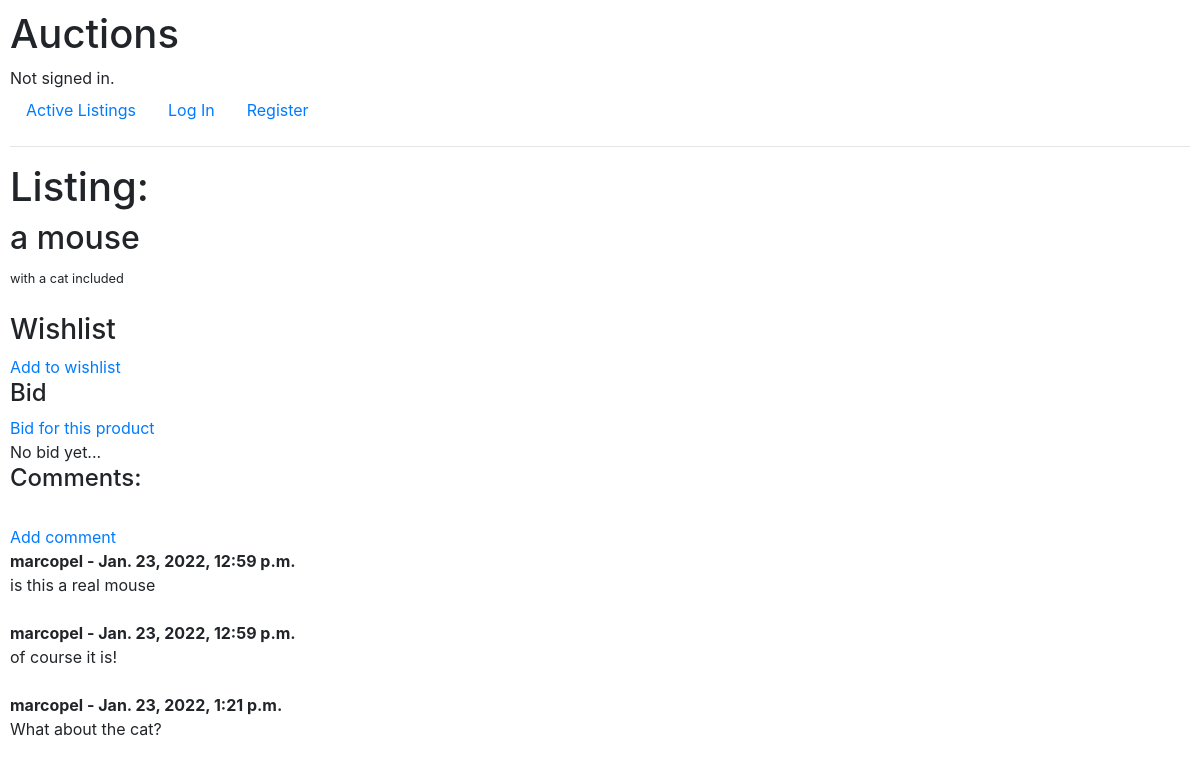
/2, run on the app's committed database.
### auctions/models.py (models this page shows, shortened)
class AuctionListing(models.Model):
    product = models.CharField(max_length=255)
    description = models.TextField(default="none")
    category = models.CharField(max_length=255)
    initial_price = models.PositiveIntegerField(default=0)
    sold = models.BooleanField(default=False)
    user = models.ForeignKey(User, on_delete=models.CASCADE)

class Comments(models.Model):
    product = models.ForeignKey(AuctionListing, related_name="comments", on_delete=models.CASCADE, default=None)
    comment = models.CharField(max_length=140 , default=None)
    author = models.ForeignKey(
        get_user_model(),
        on_delete=models.CASCADE,
        default=None,
        related_name="author"
    )
    date_added = models.DateTimeField(auto_now_add=True)

class User(AbstractUser):
    pass

### auctions/views.py (the view)
# urls.py: path("<int:listing_id>", views.listing_detail, name="listing_detail"),
def listing_detail(request, listing_id):
    listing = AuctionListing.objects.get(id=listing_id)
    return render(request, "auctions/listing_detail.html", {
        "listing": listing
    })

### auctions/templates/auctions/listing_detail.html (shortened to what this page needs)
{% extends "auctions/layout.html" %}
{% block body %}
    <h1>Listing:</h1>
    <h2>{{listing.product}} </h2>
    <small>{{listing.description}}</small>
    <br/><br/>
    <h3>Wishlist</h3>
    <a href="{% url 'wishlist_add' listing.pk %}">Add to wishlist</a>
    <br/>
    <h4>Bid</h4>
    <a href="{% url 'bid_add' listing.pk %}">Bid for this product</a>
    <br/>
    {% if not listing.bid.all %}
        No bid yet...
    {% endif %}
    <h4> Comments: </h4>
    <br/>
   <a href="{% url 'comment_add' listing.pk %}">Add comment</a>
    <br/>
    {% if not listing.comments.all %}
        No comments yet...
    {% else %}
        {% for comment in listing.comments.all %}
        <strong>
            {{comment.author}} - {{comment.date_added}}
        </strong>
        <br/>
        {{ comment.comment }}
        <br/><br/>
        {% endfor %}
    {% endif %}
{% endblock %}

### auctions/static/auctions/styles.css (style rules this page uses)
body { padding: 10px; }

### data on the page
AuctionListing: product "a mouse", description "with a cat included"
Comments: author "marcopel", date_added "Jan. 23, 2022, 12:59 p.m.", comment "is this a real mouse"
Comments: author "marcopel", date_added "Jan. 23, 2022, 12:59 p.m.", comment "of course it is!"
Comments: author "marcopel", date_added "Jan. 23, 2022, 1:21 p.m.", comment "What about the cat?"
